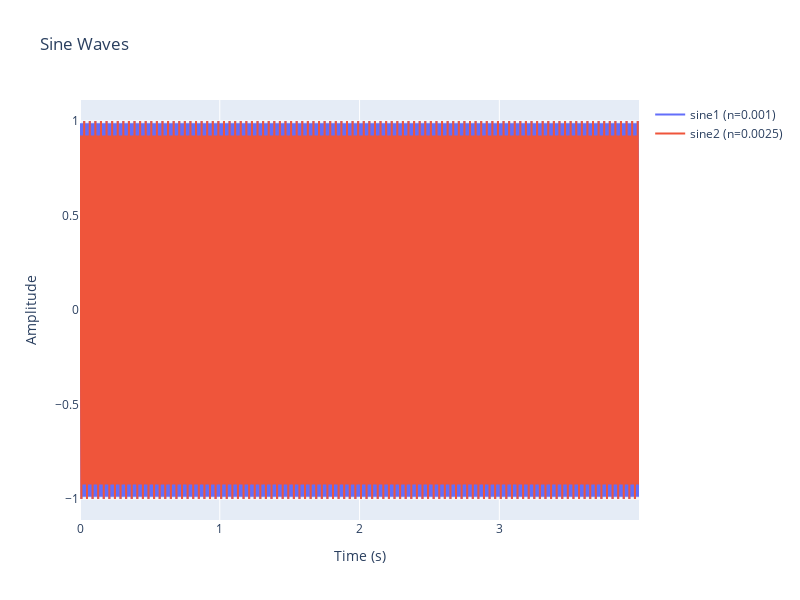
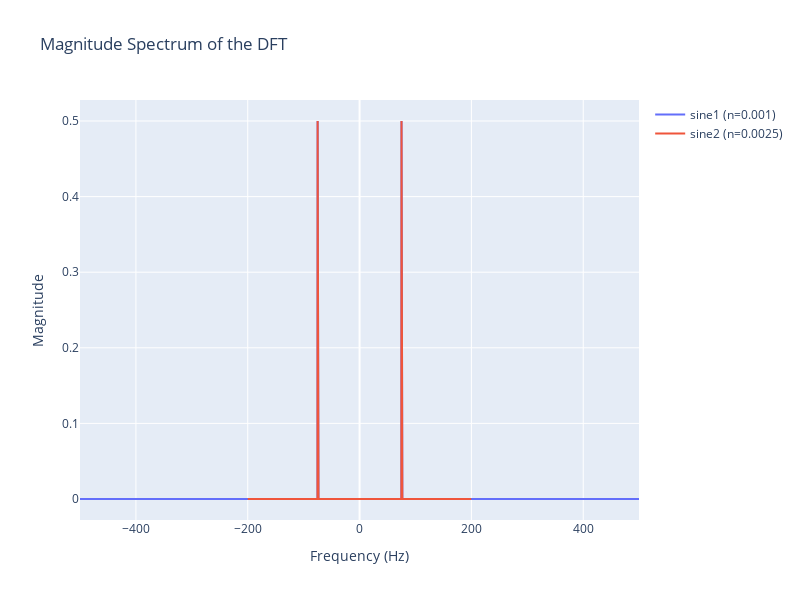
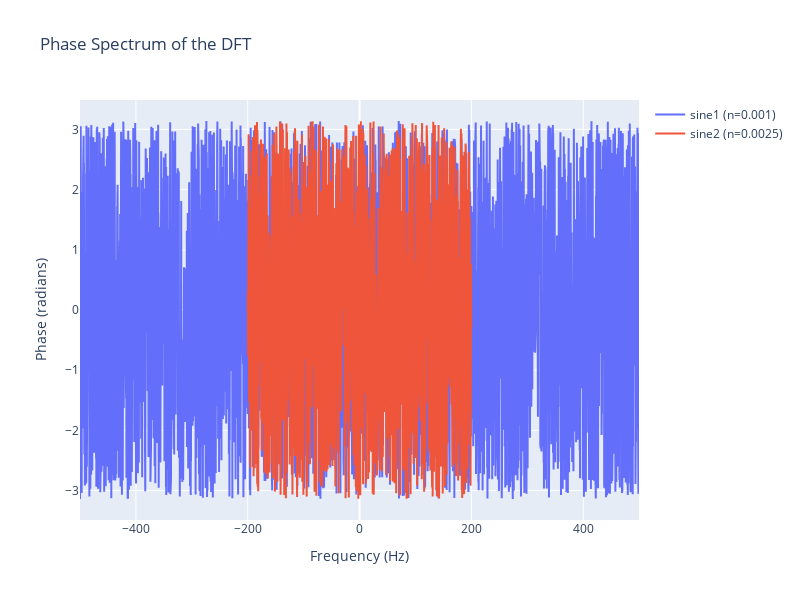

The code cell stored with these charts, in order, in its notebook:
### Markdown cell above
# Waveform Generation and Analysis with Custom Time Steps

This notebook builds upon the foundation of the `wave_sampling_window_v4` notebook, introducing enhanced flexibility in waveform generation and analysis by allowing custom time steps for each selected waveform.

## Key Features:
- **Custom Time Steps**: Users can define individual time steps for different waveforms, enabling finer control over the waveform's resolution and the number of samples.
- **Waveform Generation**: The notebook supports the generation of various waveforms including sine waves, amplitude-modulated waves, frequency-modulated waves, and their combinations.
- **Windowing**: An option to apply different windowing techniques to the waveforms. This helps in reducing spectral leakage during frequency domain analysis.
- **DFT Analysis**: Each waveform undergoes Discrete Fourier Transform (DFT) analysis, providing insights into its frequency spectrum in terms of magnitude and phase.
- **Audio Rendering**: The generated waveforms can be saved as audio files. The audio rendering process involves resampling to a common sample rate (e.g., 44.1kHz) while preserving the original pitch and duration. 
- **Visualization**: The notebook uses Plotly for visualization, offering interactive plots for both time-domain waveforms and frequency-domain spectra.

## Usage:
1. Define waveform parameters such as amplitude, frequency, and phase.
2. Choose the desired waveforms from options like 'sine1', 'sine2', 'am', 'fm', 'sum', and 'comb'.
3. Specify custom time steps for each selected waveform.
4. Optionally apply windowing functions to the waveforms.
5. Visualize the generated waveforms in the time domain.
6. Analyze the frequency content of the waveforms through DFT magnitude and phase plots.
7. Render and listen to the waveforms as audio files.

**Note**: This enhanced capability of defining custom time steps allows users to experiment with varying resolutions and observe the effects on waveform generation, DFT analysis, and audio rendering.

### Code cell
import numpy as np
import plotly.graph_objects as go
from scipy.signal import get_window

# Define all parameters
time_steps = {'comb': 0.005, 'sine1': 0.001, 'sine2': 0.0025, 'am': 0.005, 'fm': 0.005, 'sum': 0.005}
t_max = 4.0
selected_waveforms = ['sine1', 'sine2']

amp1, freq1, phase1 = 1.0, 75, 0*np.pi/2
amp2, freq2, phase2 = 1.0, 75, 0*np.pi/2

index_am = 1
index_fm = 0.1

apply_window = False
window_type = 'blackman'

fig_waveforms = go.Figure()
fig_dft_magnitude = go.Figure()
fig_dft_phase = go.Figure()
max_dft_amp = 0
min_dft_phase = np.inf

for waveform in selected_waveforms:
    n = time_steps[waveform]
    t = np.arange(0, t_max, n)
    num_samples = len(t)

    waveform_data = {}

    waveform_data['sine1'] = amp1 * np.sin(2*np.pi*freq1*t + phase1)
    waveform_data['sine2'] = amp2 * np.sin(2*np.pi*freq2*t + phase2)
    waveform_data['am'] = (amp1 + index_am * waveform_data['sine2']) * np.sin(2*np.pi*freq1*t + phase1)
    waveform_data['fm'] = amp1 * np.sin(2*np.pi*(freq1 + index_fm * waveform_data['sine2'])*t + phase1)
    waveform_data['sum'] = waveform_data['sine1'] + waveform_data['sine2']

    waveform_data['comb'] = np.zeros_like(t)
    half_period = int(t_max / (2 * n))

    for i in range(0, len(t), half_period):
        if (i // half_period) % 2 == 0:
            waveform_data['comb'][i:i+half_period] = waveform_data['sine1'][i:i+half_period]
        else:
            waveform_data['comb'][i:i+half_period] = waveform_data['sine2'][i:i+half_period]

 
    # Calculate and print sampling rate, Nyquist frequency, and total sample points for each waveform
    sampling_rate = 1 / n
    nyquist_freq = sampling_rate / 2
    total_points = len(t)
    freq_resolution = sampling_rate / total_points
    print(f"Waveform: {waveform}")
    print(f"Sampling rate: {sampling_rate} Hz")
    print(f"Nyquist frequency: {nyquist_freq} Hz")
    print(f"Total number of available sample points: {total_points}")
    print(f"Frequency Resolution: {freq_resolution} Hz")
    print("-" * 30)

    # DFT Magnitude and Phase Plots
    y = waveform_data[waveform]
    Y = np.fft.fft(y) / num_samples  # Normalizing by the number of samples
    freqs = np.fft.fftfreq(num_samples, d=n)
    inds = np.argsort(freqs)
    freqs = freqs[inds]
    Y = Y[inds]

    fig_dft_magnitude.add_trace(go.Scatter(x=freqs, y=np.abs(Y), mode='lines', name=f"{waveform} (n={n})" + (' - ' + window_type if apply_window else "")))
    fig_dft_phase.add_trace(go.Scatter(x=freqs, y=np.angle(Y), mode='lines', name=f"{waveform} (n={n})" + (' - ' + window_type if apply_window else "")))
    fig_waveforms.add_trace(go.Scatter(x=t, y=waveform_data[waveform], mode='lines', name=f"{waveform} (n={n})"))

fig_waveforms.update_layout(title='Sine Waves', xaxis_title='Time (s)', yaxis_title='Amplitude',
                            autosize=False, width=800, height=600)
fig_waveforms.show()

fig_dft_magnitude.update_layout(title='Magnitude Spectrum of the DFT', xaxis_title='Frequency (Hz)', yaxis_title='Magnitude',
                            autosize=False, width=800, height=600)
fig_dft_magnitude.show()

fig_dft_phase.update_layout(title='Phase Spectrum of the DFT', xaxis_title='Frequency (Hz)', yaxis_title='Phase (radians)',
                            autosize=False, width=800, height=600)
fig_dft_phase.show()

### Figure 1 — Plotly figure (JSON) as saved in the notebook; plotly's stock layout.template omitted (floating-point values rounded to 4 significant figures; data arrays with more than 128 entries replaced by an {"elided": "..."} marker saying what was removed)
{"data": [{"mode": "lines", "name": "sine1 (n=0.001)", "type": "scatter", "x": {"elided": "4000 float values"}, "y": {"elided": "4000 float values"}}, {"mode": "lines", "name": "sine2 (n=0.0025)", "type": "scatter", "x": {"elided": "1600 float values"}, "y": {"elided": "1600 float values"}}], "layout": {"autosize": false, "height": 600, "title": {"text": "Sine Waves"}, "width": 800, "xaxis": {"autorange": true, "range": [0, 3.999], "title": {"text": "Time (s)"}, "type": "linear"}, "yaxis": {"autorange": true, "range": [-1.111, 1.111], "title": {"text": "Amplitude"}, "type": "linear"}}}

### Figure 2 — Plotly figure (JSON) as saved in the notebook; plotly's stock layout.template omitted (floating-point values rounded to 4 significant figures; data arrays with more than 128 entries replaced by an {"elided": "..."} marker saying what was removed)
{"data": [{"mode": "lines", "name": "sine1 (n=0.001)", "type": "scatter", "x": {"elided": "4000 float values"}, "y": {"elided": "4000 float values"}}, {"mode": "lines", "name": "sine2 (n=0.0025)", "type": "scatter", "x": {"elided": "1600 float values"}, "y": {"elided": "1600 float values"}}], "layout": {"autosize": false, "height": 600, "title": {"text": "Magnitude Spectrum of the DFT"}, "width": 800, "xaxis": {"autorange": true, "range": [-500, 499.8], "title": {"text": "Frequency (Hz)"}, "type": "linear"}, "yaxis": {"autorange": true, "range": [-0.02778, 0.5278], "title": {"text": "Magnitude"}, "type": "linear"}}}

### Figure 3 — Plotly figure (JSON) as saved in the notebook; plotly's stock layout.template omitted (floating-point values rounded to 4 significant figures; data arrays with more than 128 entries replaced by an {"elided": "..."} marker saying what was removed)
{"data": [{"mode": "lines", "name": "sine1 (n=0.001)", "type": "scatter", "x": {"elided": "4000 float values"}, "y": {"elided": "4000 float values"}}, {"mode": "lines", "name": "sine2 (n=0.0025)", "type": "scatter", "x": {"elided": "1600 float values"}, "y": {"elided": "1600 float values"}}], "layout": {"autosize": false, "height": 600, "title": {"text": "Phase Spectrum of the DFT"}, "width": 800, "xaxis": {"autorange": true, "range": [-500, 499.8], "title": {"text": "Frequency (Hz)"}, "type": "linear"}, "yaxis": {"autorange": true, "range": [-3.491, 3.489], "title": {"text": "Phase (radians)"}, "type": "linear"}}}
